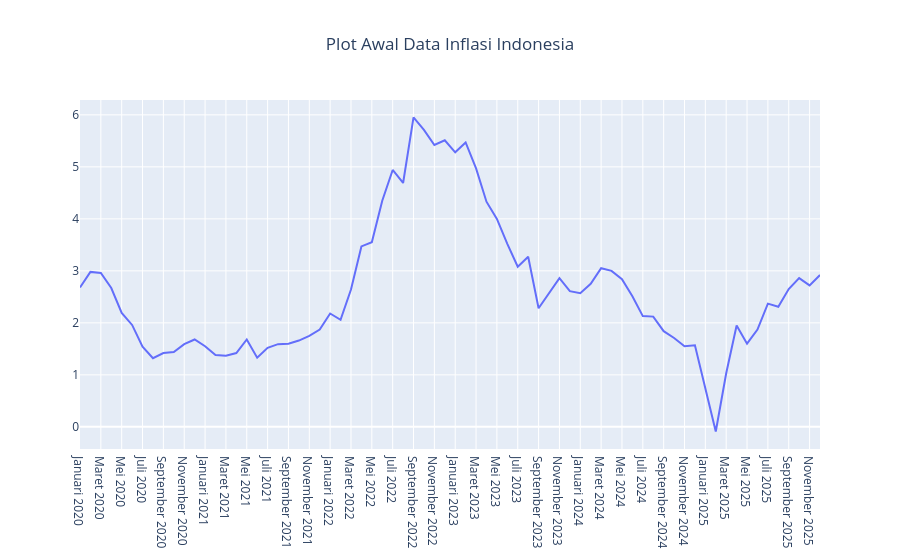

Notebook code cell kept with this figure:
### Markdown cell above
## 3. Visualisasi Data Awal Inflasi

### Code cell
# Keterangan Data:
# - Periode: Menunjukkan tahun dari 2020 hingga 2025.
# - Data Inflasi: Menunjukkan tingkat inflasi dalam bentuk persentase untuk setiap tahun yang tercantum dalam periode. 
# Data ini mencerminkan perubahan harga barang dan jasa dari tahun

# Tentukan Sumbu x dan y
waktu = df['Periode']
tingkat_inflasi = df['Data Inflasi']

tingkat_inflasi = tingkat_inflasi.str.replace('%', '').str.strip().astype(float)

# Buat Grafik Line Plot
plot_inflasi = go.Scatter(
    x = waktu,
    y = tingkat_inflasi,
    mode = 'lines'
)

layout = {
    'title' : {
        'text' : 'Plot Awal Data Inflasi Indonesia',
        'x' : 0.5
    }
}

fig = go.Figure(data = plot_inflasi, layout = layout)
fig.show()

# Berdasarkan grafik line plot, kita dapat melihat bahwa data inflasi Indonesia menunjukkan tren yang meningkat dari tahun 2020 hingga 2026. 
# Namun, terdapat fluktuasi yang signifikan pada tahun 2021 dan 2022, yang mungkin disebabkan oleh faktor-faktor eksternal seperti pandemi COVID-19. 
# Secara keseluruhan, data ini menunjukkan bahwa tingkat inflasi cenderung meningkat seiring waktu, meskipun terdapat beberapa periode dengan penurunan yang tajam.

### Figure 1 — Plotly figure (JSON) as saved in the notebook; plotly's stock layout.template omitted (floating-point values rounded to 4 significant figures)
{"data": [{"mode": "lines", "type": "scatter", "x": ["Januari 2020", "Februari 2020", "Maret 2020", "April 2020", "Mei 2020", "Juni 2020", "Juli 2020", "Agustus 2020", "September 2020", "Oktober 2020", "November 2020", "Desember 2020", "Januari 2021", "Februari 2021", "Maret 2021", "April 2021", "Mei 2021", "Juni 2021", "Juli 2021", "Agustus 2021", "September 2021", "Oktober 2021", "November 2021", "Desember 2021", "Januari 2022", "Februari 2022", "Maret 2022", "April 2022", "Mei 2022", "Juni 2022", "Juli 2022", "Agustus 2022", "September 2022", "Oktober 2022", "November 2022", "Desember 2022", "Januari 2023", "Februari 2023", "Maret 2023", "April 2023", "Mei 2023", "Juni 2023", "Juli 2023", "Agustus 2023", "September 2023", "Oktober 2023", "November 2023", "Desember 2023", "Januari 2024", "Februari 2024", "Maret 2024", "April 2024", "Mei 2024", "Juni 2024", "Juli 2024", "Agustus 2024", "September 2024", "Oktober 2024", "November 2024", "Desember 2024", "Januari 2025", "Februari 2025", "Maret 2025", "April 2025", "Mei 2025", "Juni 2025", "Juli 2025", "Agustus 2025", "September 2025", "Oktober 2025", "November 2025", "Desember 2025"], "y": [2.68, 2.98, 2.96, 2.67, 2.19, 1.96, 1.54, 1.32, 1.42, 1.44, 1.59, 1.68, 1.55, 1.38, 1.37, 1.42, 1.68, 1.33, 1.52, 1.59, 1.6, 1.66, 1.75, 1.87, 2.18, 2.06, 2.64, 3.47, 3.55, 4.35, 4.94, 4.69, 5.95, 5.71, 5.42, 5.51, 5.28, 5.47, 4.97, 4.33, 4.0, 3.52, 3.08, 3.27, 2.28, 2.56, 2.86, 2.61, 2.57, 2.75, 3.05, 3.0, 2.84, 2.51, 2.13, 2.12, 1.84, 1.71, 1.55, 1.57, 0.76, -0.09, 1.03, 1.95, 1.6, 1.87, 2.37, 2.31, 2.65, 2.86, 2.72, 2.92]}], "layout": {"title": {"text": "Plot Awal Data Inflasi Indonesia", "x": 0.5}}}
